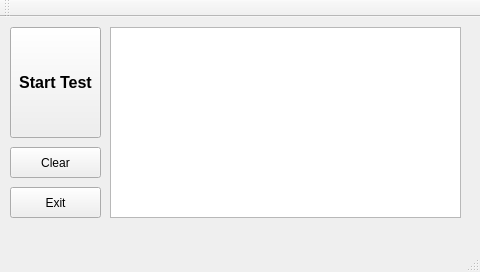
<?xml version="1.0" encoding="UTF-8"?>
<ui version="4.0">
 <class>Systemtester</class>
 <widget class="QMainWindow" name="Systemtester">
  <property name="geometry">
   <rect>
    <x>0</x>
    <y>0</y>
    <width>480</width>
    <height>272</height>
   </rect>
  </property>
  <property name="windowTitle">
   <string>System Tester</string>
  </property>
  <property name="styleSheet">
   <string notr="true"/>
  </property>
  <widget class="QWidget" name="centralWidget">
   <property name="styleSheet">
    <string notr="true"/>
   </property>
   <widget class="QPushButton" name="activateBut">
    <property name="geometry">
     <rect>
      <x>10</x>
      <y>10</y>
      <width>91</width>
      <height>111</height>
     </rect>
    </property>
    <property name="font">
     <font>
      <pointsize>12</pointsize>
      <weight>75</weight>
      <italic>false</italic>
      <bold>true</bold>
     </font>
    </property>
    <property name="styleSheet">
     <string notr="true">border-image: url(:/new/BackImage/background.jpg)
</string>
    </property>
    <property name="text">
     <string>Start Test</string>
    </property>
   </widget>
   <widget class="QTextBrowser" name="systemText">
    <property name="geometry">
     <rect>
      <x>110</x>
      <y>10</y>
      <width>351</width>
      <height>191</height>
     </rect>
    </property>
    <property name="font">
     <font>
      <pointsize>12</pointsize>
      <italic>false</italic>
      <underline>false</underline>
      <strikeout>false</strikeout>
      <kerning>true</kerning>
     </font>
    </property>
   </widget>
   <widget class="QPushButton" name="clearBut">
    <property name="geometry">
     <rect>
      <x>10</x>
      <y>130</y>
      <width>91</width>
      <height>31</height>
     </rect>
    </property>
    <property name="text">
     <string>Clear</string>
    </property>
   </widget>
   <widget class="QPushButton" name="exitBut">
    <property name="geometry">
     <rect>
      <x>10</x>
      <y>170</y>
      <width>91</width>
      <height>31</height>
     </rect>
    </property>
    <property name="text">
     <string>Exit</string>
    </property>
   </widget>
  </widget>
  <widget class="QMenuBar" name="menuBar">
   <property name="geometry">
    <rect>
     <x>0</x>
     <y>0</y>
     <width>480</width>
     <height>20</height>
    </rect>
   </property>
   <property name="font">
    <font>
     <pointsize>9</pointsize>
    </font>
   </property>
  </widget>
  <widget class="QToolBar" name="mainToolBar">
   <attribute name="toolBarArea">
    <enum>TopToolBarArea</enum>
   </attribute>
   <attribute name="toolBarBreak">
    <bool>false</bool>
   </attribute>
  </widget>
  <widget class="QStatusBar" name="statusBar"/>
 </widget>
 <layoutdefault spacing="6" margin="11"/>
 <resources/>
 <connections/>
</ui>
